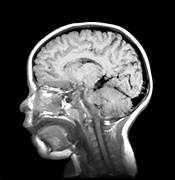
#> input picture data/brain.jpeg, 175 x 180 px, found by its file name
$ python 7.py
#> lines starting #> are read from the running program, lines starting #| are printed output that depends on the picture; after the words box and inside, x2 and y2 are one past the last pixel; in counts of white or black regions, pixels touching at a corner belong together
# Exno.7 Medical Image Processing (No Functions)
import cv2
import matplotlib.pyplot as plt

# --- Load image ---
file_path = r'data\brain.jpeg'
img = cv2.imread(file_path, cv2.IMREAD_GRAYSCALE)
#> img is the input picture: shape (180, 175); min 0, max 255, mean 72.4
if img is None:
    raise FileNotFoundError(f"Cannot load image from {file_path}")

# --- Apply Gaussian Blur ---
blurred = cv2.GaussianBlur(img, (5,5), 0)
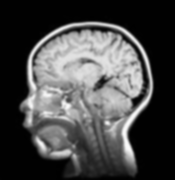
#> blurred: shape (180, 175); min 0, max 251, mean 72.4

# --- Apply Otsu's Thresholding ---
_, thresh = cv2.threshold(blurred, 0, 255, cv2.THRESH_BINARY + cv2.THRESH_OTSU)
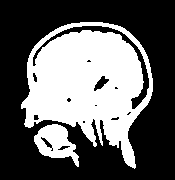
#> thresh: shape (180, 175); 38.7% white; 2 white regions

# --- Find and draw contours ---
contours, _ = cv2.findContours(thresh, cv2.RETR_TREE, cv2.CHAIN_APPROX_SIMPLE)
#> contours = 16 contours, 7 with area under 20; largest, box (x1, y1, x2, y2) and area: (21, 22, 153, 169) 11922, (34, 124, 79, 167) 1026, (32, 25, 150, 110) 1018, (93, 75, 110, 92) 123, (40, 136, 53, 149) 56
contoured_img = cv2.cvtColor(img, cv2.COLOR_GRAY2BGR)
cv2.drawContours(contoured_img, contours, -1, (0, 255, 0), 2)
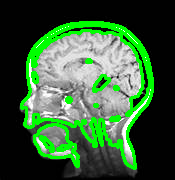
#> contoured_img: shape (180, 175, 3); 15.04% of pixels changed, all inside (x1, y1, x2, y2) = (20, 21, 154, 170)

# --- Display images ---
images = [img, blurred, thresh, contoured_img]
titles = ["Original Image", "Blurred Image", "Thresholded Image", "Contours"]

import matplotlib.pyplot as plt
plt.figure(figsize=(15,5))
for i, (image, title) in enumerate(zip(images, titles)):
    plt.subplot(1, len(images), i+1)
    plt.imshow(image, cmap='gray')
    plt.title(title)
    plt.axis('off')
#> this loop made 4 passes
plt.tight_layout()
plt.show()
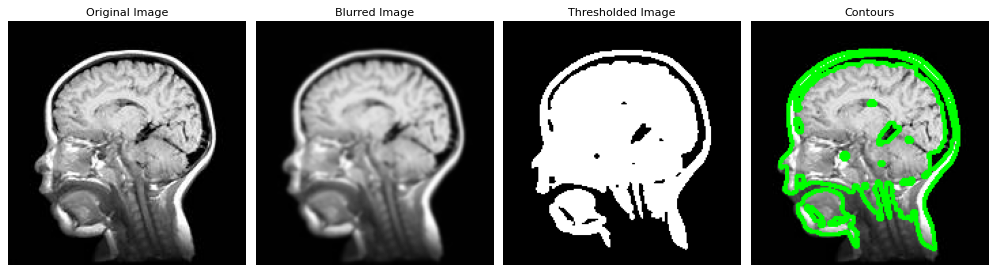
#> figure drawn by matplotlib, 4 panels

$ run again, with data/car.jpeg copied over data/brain.jpeg
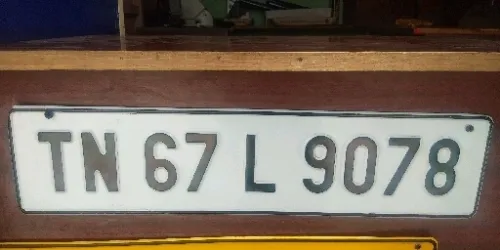
#> input picture data/car.jpeg, 500 x 250 px, found by its file name
#> `_, thresh = cv2.threshold(blurred, 0, 255, cv2.THRESH_BINARY + cv2.THR..`:
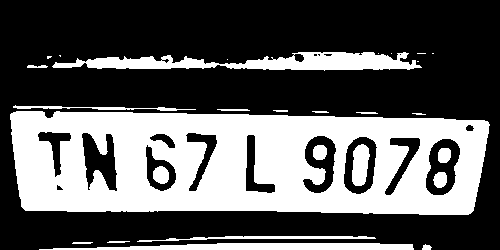
#> thresh: shape (250, 500); 36.3% white; 27 white regions (8 under 20 px)
#> contours = 45 contours, 17 with area under 20; largest, box (x1, y1, x2, y2) and area: (10, 111, 490, 215) 44883, (52, 52, 422, 71) 3572, (39, 243, 414, 250) 1600, (343, 136, 378, 195) 1556, (425, 138, 461, 196) 1494
#> `cv2.drawContours(contoured_img, contours, -1, (0, 255, 0), 2)`:
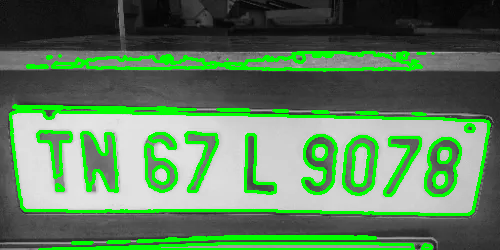
#> contoured_img: shape (250, 500, 3); mean B, G, R 92.5, 127.8, 92.5
#> the loop `for i, (image, title) in enumerate(zip(images, titles)):` made 4 passes

$ run again, with data/face.jpeg copied over data/brain.jpeg
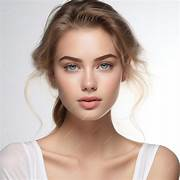
#> input picture data/face.jpeg, 180 x 180 px, found by its file name
#> `_, thresh = cv2.threshold(blurred, 0, 255, cv2.THRESH_BINARY + cv2.THR..`:
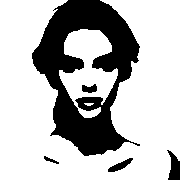
#> thresh: shape (180, 180); 73.1% white; 5 black regions
#> contours = 7 contours, 2 with area under 20; largest, box (x1, y1, x2, y2) and area: (0, 0, 180, 180) 20567, (59, 29, 118, 118) 2648, (107, 157, 134, 173) 172, (81, 83, 98, 94) 116, (43, 155, 60, 165) 62
#> `cv2.drawContours(contoured_img, contours, -1, (0, 255, 0), 2)`:
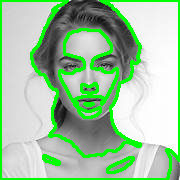
#> contoured_img: shape (180, 180, 3); mean B, G, R 160.4, 198.6, 160.4
#> the loop `for i, (image, title) in enumerate(zip(images, titles)):` made 4 passes
